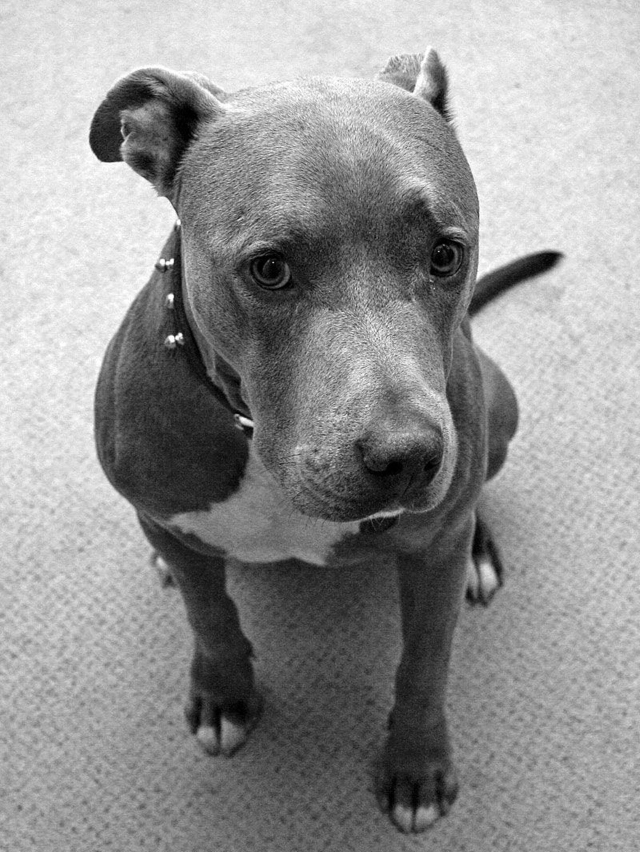
#> input picture semester_5/computer_vision/hw4/pitbull.jpg, 1280 x 1704 px (shown at 1/2 size)
$ jupyter execute --allow-errors hw4.ipynb   (shell and % lines are left out)   (older library calls are emulated)
#> lines starting #> are read from the running program, lines starting #| are printed output that depends on the picture; long printed decimals are rounded
#> further down, image is the input picture: shape (1704, 1280) float64; min 0, max 1, mean 0.58
### semester_5/computer_vision/hw4/compression.py
import numpy as np


def compress_image(image, num_values):
    """Compress an image using SVD and keeping the top `num_values` singular values.

    Args:
        image: numpy array of shape (H, W)
        num_values: number of singular values to keep

    Returns:
        compressed_image: numpy array of shape (H, W) containing the compressed image
        compressed_size: size of the compressed image
    """
#> called with num_values = 100
    compressed_image = None
    compressed_size = 0

    # Steps:
    #     1. Get SVD of the image
    u, s, v = np.linalg.svd(image, full_matrices=False)
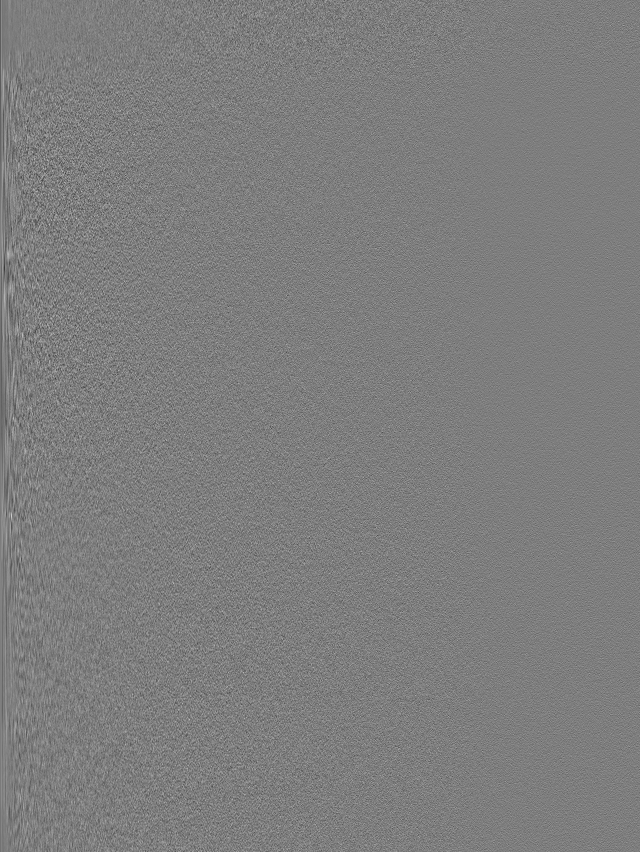
#> u: shape (1704, 1280) float64 (shown at 1/2 size); min -0.148, max 0.152, mean -1.62e-05; drawn with min black and max white
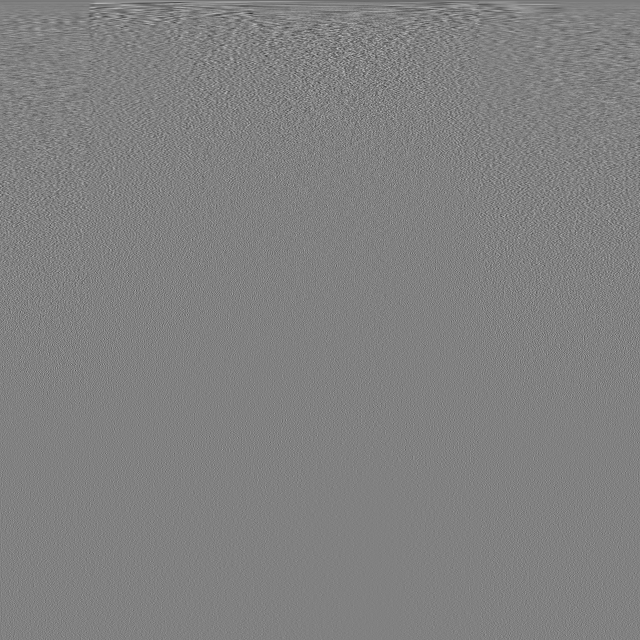
#> v: shape (1280, 1280) float64 (shown at 1/2 size); min -0.181, max 0.176, mean -2.48e-05; drawn with min black and max white
#> s = 1280 values, max 906.1 at index 0, min 0.0108 at index 1279, mean 2.56

    #     2. Only keep the top `num_values` singular values, and compute `compressed_image`
    u = u[:, :num_values]
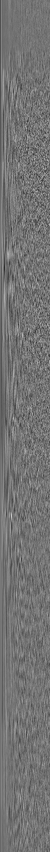
#> u: shape (1704, 100) float64 (shown at 1/2 size); min -0.127, max 0.152, mean -0.000215; drawn with min black and max white
    s = s[:num_values]
#> s = 100 values, max 906.1 at index 0, min 4.82 at index 99, mean 22.85
    v = v[:num_values, :]
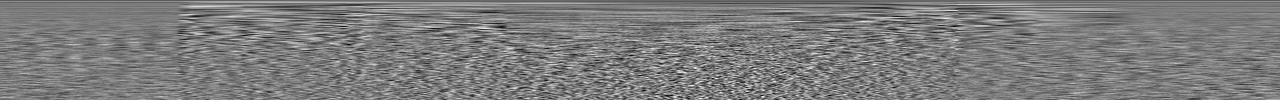
#> v: shape (100, 1280) float64; min -0.137, max 0.143, mean -0.000317; drawn with min black and max white

    #     3. Compute the compressed size
    compressed_image = np.dot(u, np.dot(np.diag(s), v))

    # Step 4: Calculate the compressed size
    compressed_size = np.prod(u.shape) + np.prod(s.shape) + np.prod(v.shape)
#> compressed_size = 298500

    assert compressed_image.shape == image.shape, \
           "Compressed image and original image don't have the same shape"

    assert compressed_size > 0, "Don't forget to compute compressed_size"

    return compressed_image, compressed_size

### semester_5/computer_vision/hw4/utils.py
"""Utilities for downloading the face dataset.
"""

import os

import numpy as np
from skimage import io
from skimage import img_as_float


def load_dataset(data_dir, train=True, as_grey=False, shuffle=True, seed=131):
    """ Load faces dataset

    The face dataset for CS131 assignment.
    The directory containing the dataset has the following structure:

        faces/
            train/
                angelina jolie/
                ...
            test/
                angelina jolie/
                ...

    Args:
        data_dir: Directory containing the face datset.
        train: If True, load training data. Load test data otherwise.
        as_grey: If True, open images as grayscale.
        shuffle: shuffle dataset
        seed: use this random seed to shuffle the dataset

    Returns:
        X: array of N images (N, 64, 64, 3)
        y: array of class labels (N,)
        class_names: list of class names (string)
    """
    y = []
    X = []
    class_names = []

    if train:
        data_dir = os.path.join(data_dir, 'train')
    else:
        data_dir = os.path.join(data_dir, 'test')

    for i, cls in enumerate(sorted(os.listdir(data_dir))):
        for img_file in sorted(os.listdir(os.path.join(data_dir, cls))):
            img_path = os.path.join(data_dir, cls, img_file)
            img = img_as_float(io.imread(img_path, as_gray=as_grey))
            # img = img_as_float(io.imread(img_path, as_grey=as_grey))
            X.append(img)
            y.append(i)
        class_names.append(cls)

    # Convert list of imgs and labels into array
    X = np.array(X)
    y = np.array(y)

    if shuffle:
        idxs = np.arange(len(y))
        np.random.seed(seed)
        np.random.shuffle(idxs)
        X = X[idxs]
        y = y[idxs]

    return np.array(X), np.array(y), class_names

### semester_5/computer_vision/hw4/features.py
import numpy as np
import scipy
import scipy.linalg


class PCA(object):
    """Class implementing Principal component analysis (PCA).

    Steps to perform PCA on a matrix of features X:
        1. Fit the training data using method `fit` (either with eigen decomposition of SVD)
        2. Project X into a lower dimensional space using method `transform`
        3. Optionally reconstruct the original X (as best as possible) using method `reconstruct`
    """

    def __init__(self):
        self.W_pca = None
        self.mean = None

    # [146 lines left out: functions fit, _eigen_decomp, _svd, transform, reconstruct, not called in this run]


class LDA(object):
    """Class implementing Principal component analysis (PCA).

    Steps to perform PCA on a matrix of features X:
        1. Fit the training data using method `fit` (either with eigen decomposition of SVD)
        2. Project X into a lower dimensional space using method `transform`
        3. Optionally reconstruct the original X (as best as possible) using method `reconstruct`
    """

    def __init__(self):
        self.W_lda = None

    # [113 lines left out: functions fit, _within_class_scatter, _between_class_scatter, transform, not called in this run]

### semester_5/computer_vision/hw4/hw4.ipynb
# Computer Vision
# Constructor University
# Fall 2023
# Homework 4
*This notebook includes both coding and written questions. Please hand in this notebook file with all the outputs as a pdf and the three files of code (`compression.py`, `k_nearest_neighbor.py` and `features.py`).

This assignment covers the following topics:
- image compression using SVD
- kNN methods for image recognition.
- PCA and LDA to improve kNN

[cell 1]
# Setup
from time import time
from collections import defaultdict

import numpy as np
import matplotlib.pyplot as plt
from matplotlib import rc
from skimage import io

plt.rcParams['image.interpolation'] = 'nearest'
plt.rcParams['image.cmap'] = 'gray'

# for auto-reloading external modules

## Part 1 - Image Compression (15 points)

Image compression is used to reduce the cost of storage and transmission of images (or videos).
One lossy compression method is to apply Singular Value Decomposition (SVD) to an image, and only keep the top n singular values.

[cell 2]
plt.rcParams['figure.figsize'] = (15.0, 12.0)

image = io.imread('pitbull.jpg', as_grey=True)
plt.imshow(image)
plt.axis('off')
plt.show()

Let's implement image compression using SVD.
We first compute the SVD of the image, and as seen in class we keep the `n` largest singular values and singular vectors to reconstruct the image.

Implement function `compress_image` in `compression.py`.

[cell 3]
from compression import compress_image

compressed_image, compressed_size = compress_image(image, 100)
#> compressed_size = 298500
compression_ratio = compressed_size / image.size
#> compression_ratio = 0.137
print('Original image shape:', image.shape)
#| Original image shape: (1704, 1280)
print('Compressed size: %d' % compressed_size)
#| Compressed size: 298500
print('Compression ratio: %.3f' % compression_ratio)
#| Compression ratio: 0.137

assert compressed_size == 298500

[cell 4]
# Number of singular values to keep
n_values = [10, 50, 100]

for n in n_values:
    # Compress the image using `n` singular values
    compressed_image, compressed_size = compress_image(image, n)

    compression_ratio = compressed_size / image.size

    print("Data size (original): %d" % (image.size))
    print("Data size (compressed): %d" % compressed_size)
    print("Compression ratio: %f" % (compression_ratio))


    plt.imshow(compressed_image, cmap='gray')
    title = "n = %s" % n
    plt.title(title)
    plt.axis('off')
    plt.show()
#> this loop made 3 passes
#> (compressed_size, compression_ratio) on passes 1 to 3: (29850, 0.0137), (149250, 0.0684), (298500, 0.137)
#| Data size (compressed): 29850
#| Compression ratio: 0.01369
#| Data size (compressed): 149250
#| Compression ratio: 0.06843
#| Data size (compressed): 298500
#| Compression ratio: 0.1369
#> pass 1, in compress_image (call 2), `compressed_image = np.dot(u, np.dot(np.diag(s), v))`:
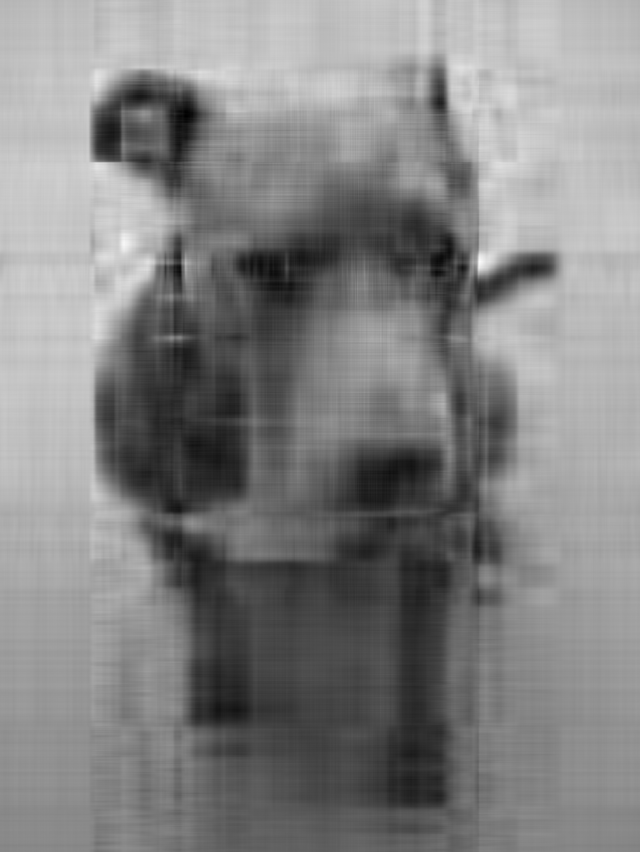
#> compressed_image: shape (1704, 1280) float64 (shown at 1/2 size); min -0.0698, max 1.19, mean 0.58; drawn with min black and max white
#> pass 2, in compress_image (call 3), `v = v[:num_values, :]`:
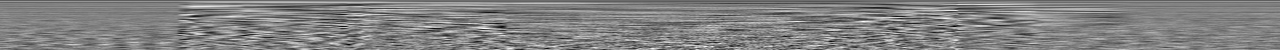
#> v: shape (50, 1280) float64; min -0.13, max 0.125, mean -0.000636; drawn with min black and max white
#> pass 2, in compress_image (call 3), `compressed_image = np.dot(u, np.dot(np.diag(s), v))`:
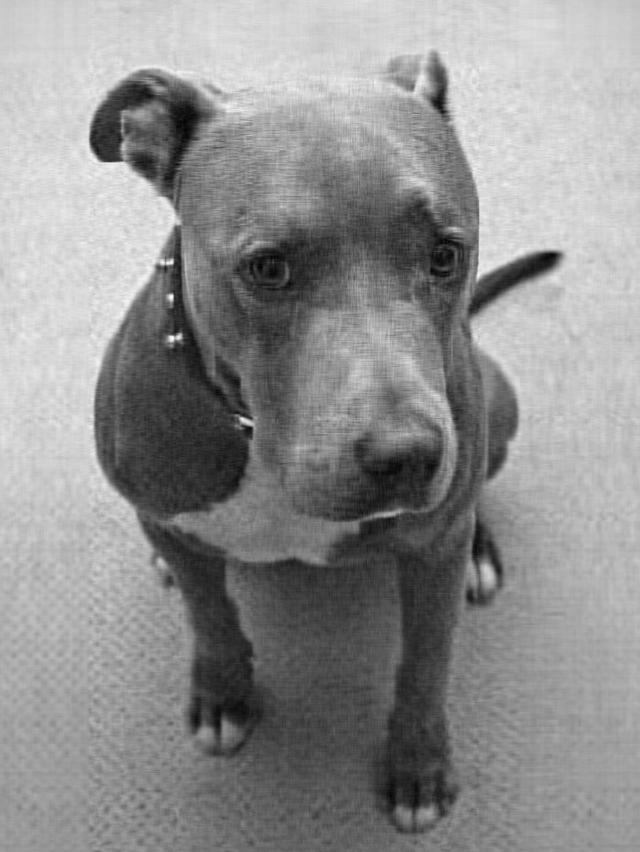
#> compressed_image: shape (1704, 1280) float64 (shown at 1/2 size); min -0.0653, max 1.08, mean 0.58; drawn with min black and max white

## Face Dataset

We will use a dataset of faces of celebrities - faces.tar.gz.
The directory containing the dataset has the following structure:

    faces/
        train/
            angelina jolie/
            anne hathaway/
            ...
        test/
            angelina jolie/
            anne hathaway/
            ...

Each class has 50 training images and 10 testing images.

[cell 5]
from utils import load_dataset

#> (the rest of this cell did not finish here and is left out)
